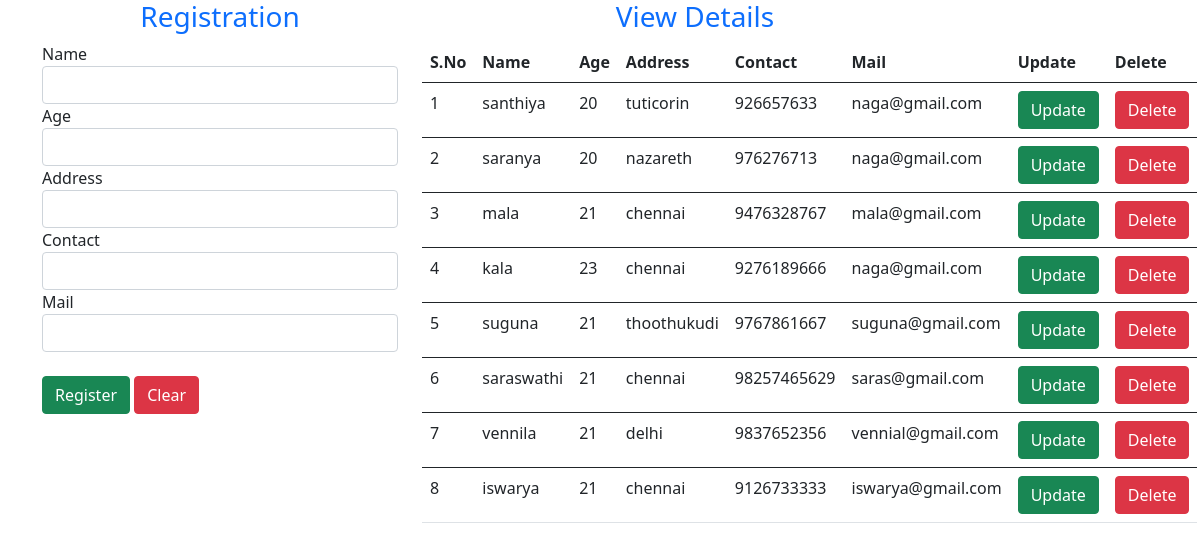
The page / on the database its author committed.
### myapp/models.py (models this page shows, shortened)
class Datas(models.Model):
    Name=models.CharField(max_length=20,default="")
    Age=models.IntegerField(default="")
    Address=models.CharField(max_length=50,default="")
    Contact=models.IntegerField(default="")
    Mail=models.CharField(max_length=20,default="")

### myapp/views.py (the view)
# urls.py: path('',views.home,name='home'),
def home(request):
    mydata=Datas.objects.all()
    if(mydata!=''):
        return render(request,'home.html',{'datas':mydata})
    else:
        return render(request,'home.html')

### myapp/templates/home.html (shortened to what this page needs)
<!DOCTYPE html>
<html lang="en">
<head>
    {% load static %}
    <link rel="stylesheet" href="{% static 'bootstrap/css/bootstrap.min.css'%}">
</head>
<body>
    <div class="container">
         <div class="row">
        <div class="col-md-offset-1 col-md-4">
            <form action="addData" method="POST" autocomplete="off">
                 <h3 class="page-header text-primary text-center">Registration</h3>
                <div class="form-group">
                     <label>Name</label>
                     <input type="text" class="form-control" name="name">
                </div>
                <div class="form-group">
                  <label>Age</label>
                  <input type="text" class="form-control" name="age">
                </div>
                <div class="form-group">
                  <label>Address</label>
                  <input type="text" class="form-control" name="address">
                </div>
                <div class="form-group">
                    <label>Contact</label>
                    <input type="text" class="form-control" name="contact">
                </div>
               <div class="form-group">
                  <label>Mail</label>
                  <input type="email" id="exampleInputEmail" class="form-control" name="mail">
               </div>
               <br/>
               <div class="form-group ">
                <input type="submit" value="Register" class="btn btn-success" >
                <input type="reset" value="Clear" class="btn btn-danger">
               </div>
           </form>
        </div>
           <div class="col-md-6  ">
            {% if datas %}
            <h3 class="page-header text-primary text-center">View Details</h3>
            <table class="table   table-hover">
                <thead>
                    <tr>
                        <th>S.No</th>
                        <th>Name</th>
                        <th>Age</th>
                        <th>Address</th>
                        <th>Contact</th>
                        <th>Mail</th>
                        <th>Update</th>
                        <th>Delete</th>
                    </tr>
                </thead>
                   {% for data in datas %}
                <tbody>
                    <tr>
                        <td>{{forloop.counter}}</t>
                        <td>{{data.Name}}</td>
                        <td>{{data.Age}}</td>
                        <td>{{data.Address}}</td>
                        <td>{{data.Contact}}</td>
                        <td>{{data.Mail}}</td>
                        <td><a class="btn btn-success" href="updateData/{{data.id}}">Update</a></td>
                        <td><a class="btn btn-danger" href="deleteData/{{data.id}}">Delete</a></td>
                    </tr>
                </tbody>
                {% endfor %}
            </table>
              {% endif %}
            </div>
       </div>
      </div>
</body>
</html>

### rows shown on the page
Datas: Name "santhiya", Age "20", Address "tuticorin", Contact "926657633", Mail "naga@gmail.com"
Datas: Name "saranya", Age "20", Address "nazareth", Contact "976276713", Mail "naga@gmail.com"
Datas: Name "mala", Age "21", Address "chennai", Contact "9476328767", Mail "mala@gmail.com"
Datas: Name "kala", Age "23", Address "chennai", Contact "9276189666", Mail "naga@gmail.com"
Datas: Name "suguna", Age "21", Address "thoothukudi", Contact "9767861667", Mail "suguna@gmail.com"
Datas: Name "saraswathi", Age "21", Address "chennai", Contact "98257465629", Mail "saras@gmail.com"
Datas: Name "vennila", Age "21", Address "delhi", Contact "9837652356", Mail "vennial@gmail.com"
Datas: Name "iswarya", Age "21", Address "chennai", Contact "9126733333", Mail "iswarya@gmail.com"
